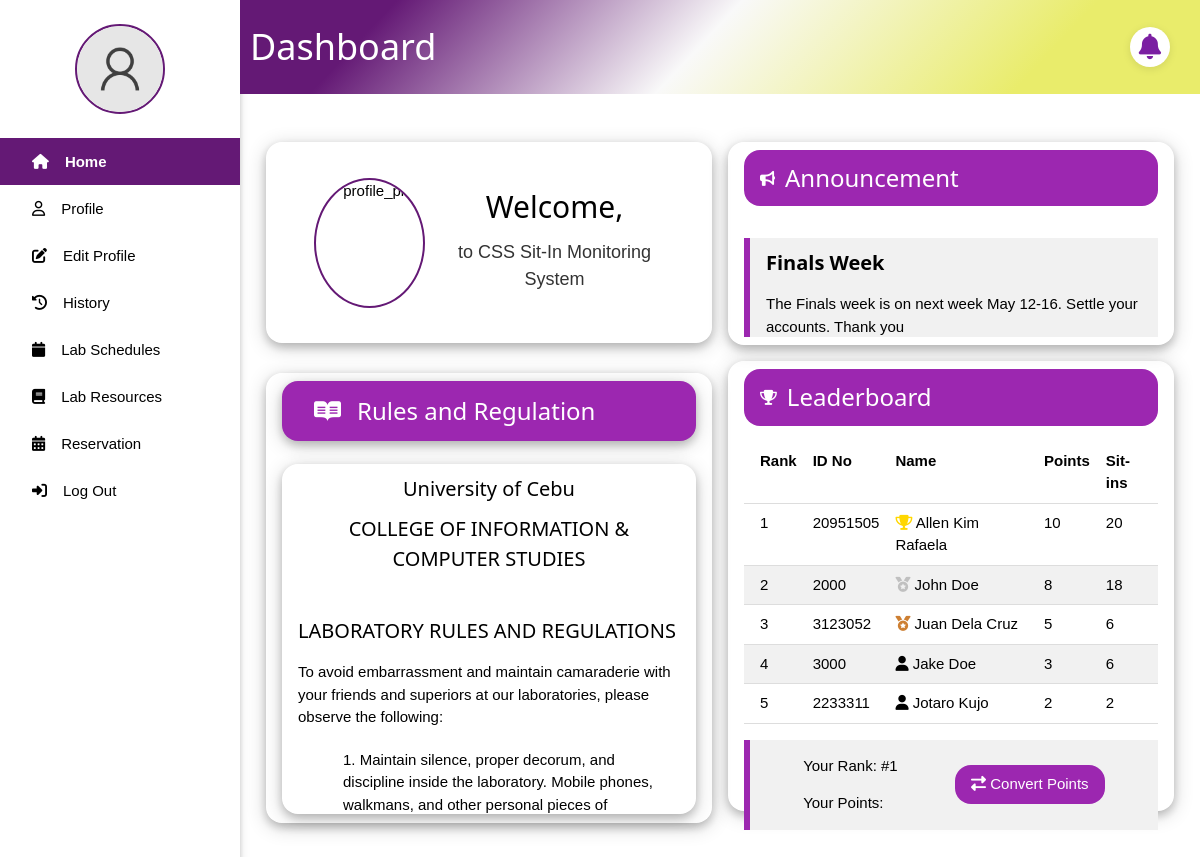
Screenshot of /dashboard.php (signed in) with the database file from the repository.
### tables this page shows
CREATE TABLE `announcement` (
  `ID` int(11) NOT NULL,
  `TITLE` varchar(255) DEFAULT NULL,
  `MESSAGE` text NOT NULL,
  `TIMESTAMP` timestamp NOT NULL DEFAULT current_timestamp() ON UPDATE current_timestamp()
);

CREATE TABLE `user` (
  `ID` int(11) NOT NULL,
  `IDNO` int(11) NOT NULL,
  `LASTNAME` varchar(30) NOT NULL,
  `FIRSTNAME` varchar(30) NOT NULL,
  `MIDDLENAME` varchar(30) DEFAULT NULL,
  `COURSE` varchar(30) NOT NULL,
  `YEAR_LEVEL` int(11) NOT NULL,
  `USERNAME` varchar(30) NOT NULL,
  `PASSWORD` varchar(255) NOT NULL,
  `PROFILE_PIC` varchar(255) NOT NULL DEFAULT 'images/default_pic.png',
  `SESSION_COUNT` int(11) DEFAULT 30,
  `POINTS` int(11) DEFAULT 0
);

### dashboard.php (the view, shortened to what this page needs)
<?php
include_once 'notification_functions.php';
$user = isset($_SESSION['user']) ? $_SESSION['user'] : null;
$sql_announcements = "SELECT * FROM announcement ORDER BY timestamp DESC";
$result_announcements = $conn->query($sql_announcements);
$announcements = [];
if($result_announcements->num_rows > 0){
    while ($row = $result_announcements->fetch_assoc()){
        $announcements[] = $row;
    }
}
$sql_leaderboard = "SELECT u.IDNO, u.FIRSTNAME, u.LASTNAME, u.POINTS,
                    (SELECT COUNT(*) FROM sitin_records sr WHERE sr.IDNO = u.IDNO) as sitin_count
                    FROM user u
                    ORDER BY u.POINTS DESC, sitin_count DESC, u.FIRSTNAME ASC LIMIT 5";
$result_leaderboard = $conn->query($sql_leaderboard);
$leaderboard = [];
if($result_leaderboard->num_rows > 0){
    while ($row = $result_leaderboard->fetch_assoc()){
        $leaderboard[] = $row;
    }
}
$sql_user_rank = "SELECT COUNT(*) as rank FROM user WHERE POINTS > (SELECT POINTS FROM user WHERE IDNO = ?)";
$stmt_user_rank = $conn->prepare($sql_user_rank);
$stmt_user_rank->bind_param("s", $user['IDNO']);
$stmt_user_rank->execute();
$result_user_rank = $stmt_user_rank->get_result()->fetch_assoc();
$user_rank = $result_user_rank['rank'] + 1;
$sql_user_points = "SELECT POINTS FROM user WHERE IDNO = ?";
$stmt_user_points = $conn->prepare($sql_user_points);
$stmt_user_points->bind_param("s", $user['IDNO']);
$stmt_user_points->execute();
$result_user_points = $stmt_user_points->get_result()->fetch_assoc();
$user_points = $result_user_points['POINTS'];
?>
<!DOCTYPE html>
<html lang="en">
<head>
    <link rel="stylesheet" href="w3.css">
    <link rel="stylesheet" href="side_nav.css">
</head>
<body>
<div class="w3-sidebar w3-bar-block w3-collapse w3-card w3-animate-left" style="width:20%;" id="mySidebar">
    <div class="profile w3-center w3-margin w3-padding">
        <?php
        $profile_pic = isset($user['PROFILE_PIC']) ? $user['PROFILE_PIC'] : 'images/default_pic.png';
        ?>
        <img src="<?php echo htmlspecialchars($profile_pic); ?>" alt="profile_pic" style="width: 90px; height:90px;">
    </div>
    <a href="dashboard.php" class="w3-bar-item w3-button active"><i class="fa-solid fa-house w3-padding"></i><span>Home</span></a>
    <a href="#" onclick="document.getElementById('profile').style.display='block'" class="w3-bar-item w3-button"><i class="fa-regular fa-user w3-padding"></i><span>Profile</span></a>
    <a href="profile.php" class="w3-bar-item w3-button"><i class="fa-solid fa-edit w3-padding"></i><span>Edit Profile</span></a>
    <a href="history.php" class="w3-bar-item w3-button"><i class="fa-solid fa-clock-rotate-left w3-padding"></i><span>History</span></a>
    <a href="view_lab_schedules.php" class="w3-bar-item w3-button"><i class="fa-solid fa-calendar w3-padding"></i><span>Lab Schedules</span></a>
    <a href="view_lab_resources.php" class="w3-bar-item w3-button"><i class="fa-solid fa-book w3-padding"></i><span>Lab Resources</span></a>
    <a href="make_reservation.php" class="w3-bar-item w3-button"><i class="fa-solid fa-calendar-days w3-padding"></i><span>Reservation</span></a>
    <a href="logout.php" class="w3-bar-item w3-button"><i class="fa-solid fa-right-to-bracket w3-padding"></i><span>Log Out</span></a>
</div>
<div style="margin-left:20%; z-index: 1; position: relative;">
    <div class="title_page w3-container" style="display: flex; align-items: center;">
        <h1 style="margin-left: 10px; color: #ffff;">Dashboard</h1>
        <div class="notification-bell-container" style="position: relative; margin-left: auto; margin-right: 30px;">
            <button id="notifBell" class="notif-bell-btn">
                <i class="fa fa-bell"></i>
            </button>
        </div>
    </div>
    <div class="w3-row-padding" style="margin: 5% 10px;">
        <div class="w3-col m6">
            <div class="w3-mobile w3-round-xlarge w3-card-4 w3-container w3-padding w3-animate-top" style="margin-bottom: 30px; width: 100%;">
                <div class="w3-center w3-margin w3-padding" style="margin-bottom:0; display: flex; align-items: center; justify-content: center;">
                    <img src="<?php echo htmlspecialchars($user['PROFILE_PIC']); ?>" alt="profile_pic" style="width: 130px; height:130px; margin-right: 20px;">
                    <div>
                        <h2 id="welcome-text">Welcome, <?php echo htmlspecialchars($user['FIRSTNAME']); ?></h2>
                        <p id="typing-text" style="font-size: 18px; color: #333; font-family: Arial, sans-serif; margin-top: 10px;">to CSS Sit-In Monitoring System</p>
                    </div>
                </div>
            </div>
            <div class="w3-mobile w3-round-xlarge w3-card-4 w3-container w3-padding w3-animate-top" style="width: 100%; height: 450px;">
                <div class="w3-mobile w3-round-xlarge w3-card-4 w3-container w3-purple">
                    <h3><i class="fa-brands fa-readme w3-padding"></i>Rules and Regulation</h3>
                </div>
                <br>
                <div class="w3-mobile w3-round-xlarge w3-card-4 w3-container" style="height:350px; overflow-y: auto;">
                    <div class="w3-center">
                        <h4>University of Cebu</h4>
                        <h4>COLLEGE OF INFORMATION & COMPUTER STUDIES</h4>
                    </div>
                    <br>
                    <h4>LABORATORY RULES AND REGULATIONS</h4>
                    <p>To avoid embarrassment and maintain camaraderie with your friends and superiors at our laboratories, please observe the following:</p>
                    <ul>
                        <li>1. Maintain silence, proper decorum, and discipline inside the laboratory. Mobile phones, walkmans, and other personal pieces of equipment must be switched off.</li>
                    </ul>
                </div>
            </div>
        </div>
        <div class="w3-col m6">
            <div class="w3-mobile w3-round-xlarge w3-card-4 w3-container w3-padding w3-margin-bottom w3-animate-top" style="width: 100%;">
                <div class="w3-purple w3-container w3-round-xlarge" style="display: flex; align-items: center;">
                    <i class="fa-solid fa-bullhorn"></i>
                    <h3 style="margin-left: 10px; color: #ffff;">Announcement</h3>
                </div>
                <div id="announcements-list" class="w3-margin-top" style="height:115px; overflow-y: auto;">
                    <?php if (count($announcements) > 0): ?>
                        <?php foreach ($announcements as $announcement): ?>
                            <div class="w3-panel w3-light-gray w3-leftbar w3-border-purple">
                                <h4><strong><?php echo htmlspecialchars($announcement['TITLE']); ?></strong></h4>
                                <p><?php echo htmlspecialchars($announcement['MESSAGE']); ?></p>
                            </div>
                        <?php endforeach; ?>
                    <?php else: ?>
                        <p style="font-size: 18px; color: #333; font-family: Arial, sans-serif; margin-top: 20px;">No announcement for today.</p>
                    <?php endif; ?>
                </div>
            </div>
            <div class="w3-mobile w3-round-xlarge w3-card-4 w3-container w3-padding w3-animate-top" style="width: 100%; height: 450px;">
                <div class="w3-purple w3-container w3-round-xlarge" style="display: flex; align-items: center;">
                    <i class="fa-solid fa-trophy"></i>
                    <h3 style="margin-left: 10px; color: #ffff;">Leaderboard</h3>
                </div>
                <div class="w3-margin-top">
                    <table class="w3-table w3-bordered w3-striped">
                        <thead>
                            <tr>
                                <th>Rank</th>
                                <th>ID No</th>
                                <th>Name</th>
                                <th>Points</th>
                                <th>Sit-ins</th>
                            </tr>
                        </thead>
                        <tbody>
                            <?php if (count($leaderboard) > 0): ?>
                                <?php foreach ($leaderboard as $index => $leader): ?>
                                    <?php
                                        $icon = '<i class="fa-solid fa-user leaderboard-icon"></i>';
                                        if ($index === 0) {
                                            $icon = '<i class="fa-solid fa-trophy leaderboard-icon" style="color:gold;"></i>';
                                        } elseif ($index === 1) {
                                            $icon = '<i class="fa-solid fa-medal leaderboard-icon" style="color:silver;"></i>';
                                        } elseif ($index === 2) {
                                            $icon = '<i class="fa-solid fa-medal leaderboard-icon" style="color:#cd7f32;"></i>';
                                        }
                                    ?>
                                    <tr>
                                        <td><?php echo $index + 1; ?></td>
                                        <td><?php echo htmlspecialchars($leader['IDNO']); ?></td>
                                        <td><?php echo $icon . ' ' . htmlspecialchars($leader['FIRSTNAME'] . ' ' . $leader['LASTNAME']); ?></td>
                                        <td><?php echo htmlspecialchars($leader['POINTS']); ?></td>
                                        <td><?php echo htmlspecialchars($leader['sitin_count']); ?></td>
                                    </tr>
                                <?php endforeach; ?>
                            <?php else: ?>
                                <tr>
                                    <td colspan="5">No leaderboard data available.</td>
                                </tr>
                            <?php endif; ?>
                        </tbody>
                    </table>
                    <div class="w3-panel w3-light-gray w3-leftbar w3-border-purple w3-margin-top" style="display: flex; align-items: center; justify-content: space-between;">
                        <div>
                            <p>Your Rank: #<?php echo $user_rank; ?></p>
                            <p>Your Points: <?php echo $user_points; ?></p>
                        </div>
                        <button onclick="document.getElementById('pointsConversion').style.display='block'" class="w3-button w3-purple w3-round-xlarge" style="margin-left: 20px; min-width: 150px;">
                            <i class="fa-solid fa-exchange-alt"></i> Convert Points
                        </button>
                    </div>
                </div>
            </div>
        </div>
    </div>
</div>
</body>
</html>

### w3.css (style rules this page uses)
html { box-sizing:border-box }
*,*:before,*:after { box-sizing:inherit }
html { -ms-text-size-adjust:100%;-webkit-text-size-adjust:100% }
body { margin:0 }
a { background-color:transparent }
b,strong { font-weight:bolder }
img { border-style:none }
button,input,select,textarea,optgroup { font:inherit;margin:0 }
button,input { overflow:visible }
button,select { text-transform:none }
button,[type=button],[type=reset],[type=submit] { -webkit-appearance:button }
html,body { font-family:Verdana,sans-serif;font-size:15px;line-height:1.5 }
html { overflow-x:hidden }
h1 { font-size:36px }
h2 { font-size:30px }
h3 { font-size:24px }
h4 { font-size:20px }
h1,h2,h3,h4,h5,h6 { font-family:"Segoe UI",Arial,sans-serif;font-weight:400;margin:10px 0 }
img { vertical-align:middle }
a { color:inherit }
.w3-table,.w3-table-all { border-collapse:collapse;border-spacing:0;width:100%;display:table }
.w3-bordered tr,.w3-table-all tr { border-bottom:1px solid #ddd }
.w3-striped tbody tr:nth-child(even) { background-color:#f1f1f1 }
.w3-table td,.w3-table th,.w3-table-all td,.w3-table-all th { padding:8px 8px;display:table-cell;text-align:left;vertical-align:top }
.w3-table th:first-child,.w3-table td:first-child,.w3-table-all th:first-child,.w3-table-all td:first-child { padding-left:16px }
.w3-btn,.w3-button { border:none;display:inline-block;padding:8px 16px;vertical-align:middle;overflow:hidden;text-decoration:none;color:inherit;background-color:inherit;text-align:center;cursor:pointer;white-space:nowrap }
.w3-btn,.w3-button { -webkit-touch-callout:none;-webkit-user-select:none;-khtml-user-select:none;-moz-user-select:none;-ms-user-select:none;user-select:none }
.w3-sidebar { height:100%;width:200px;background-color:#fff;position:fixed!important;z-index:1;overflow:auto }
.w3-bar-block .w3-bar-item { width:100%;display:block;padding:8px 16px;text-align:left;border:none;white-space:normal;float:none;outline:0 }
.w3-container:after,.w3-container:before,.w3-panel:after,.w3-panel:before,.w3-row:after,.w3-row:before,.w3-row-padding:after,.w3-row-padding:before, .w3-cell-row:before,.w3-cell-row:after,.w3-clear:after,.w3-clear:before,.w3-bar:before,.w3-bar:after { content:"";display:table;clear:both }
.w3-col,.w3-half,.w3-third,.w3-twothird,.w3-threequarter,.w3-quarter { float:left;width:100% }
@media (min-width:601px) { .w3-col.m6,.w3-half { width:49.99999% } }
@media (min-width:993px) { .w3-sidebar.w3-collapse { display:block!important } }
.w3-round-xlarge { border-radius:16px }
.w3-row-padding,.w3-row-padding>.w3-half,.w3-row-padding>.w3-third,.w3-row-padding>.w3-twothird,.w3-row-padding>.w3-threequarter,.w3-row-padding>.w3-quarter,.w3-row-padding>.w3-col { padding:0 8px }
.w3-container,.w3-panel { padding:0.01em 16px }
.w3-panel { margin-top:16px;margin-bottom:16px }
.w3-card,.w3-card-2 { box-shadow:0 2px 5px 0 rgba(0,0,0,0.16),0 2px 10px 0 rgba(0,0,0,0.12) }
.w3-card-4,.w3-hover-shadow:hover { box-shadow:0 4px 10px 0 rgba(0,0,0,0.2),0 4px 20px 0 rgba(0,0,0,0.19) }
.w3-animate-top { position:relative;animation:animatetop 0.4s }
.w3-animate-left { position:relative;animation:animateleft 0.4s }
.w3-center { text-align:center!important }
.w3-leftbar { border-left:6px solid #ccc!important }
.w3-margin { margin:16px!important }
.w3-margin-top { margin-top:16px!important }
.w3-margin-bottom { margin-bottom:16px!important }
.w3-padding { padding:8px 16px!important }
.w3-purple,.w3-hover-purple:hover { color:#fff!important;background-color:#9c27b0!important }
.w3-light-grey,.w3-hover-light-grey:hover,.w3-light-gray,.w3-hover-light-gray:hover { color:#000!important;background-color:#f1f1f1!important }
.w3-border-purple,.w3-hover-border-purple:hover { border-color:#9c27b0!important }

### side_nav.css (style rules this page uses)
.title_page { position: sticky; top: 0; z-index: 1000; padding: 10px 0; background: rgb(100,25,117); background: linear-gradient(133deg, rgba(100,25,117,1) 15%, rgba(249,249,249,1) 48%, rgba(233,236,107,1) 82%); }
.active { background-color:rgba(100,25,117,1); color: white; font-weight: bold; }

### dashboard.php (style rules this page uses)
img { border: 2px solid rgba(100,25,117,1); border-radius: 50%; }
ul li { list-style-type: none; padding: 5px; }
.notif-bell-btn { background: #fff; border-radius: 50%; width: 40px; height: 40px; display: flex; align-items: center; justify-content: center; box-shadow: 0 2px 8px rgba(0,0,0,0.10); border: none; position: relative; transition: box-shadow 0.2s; }
.notif-bell-btn i.fa-bell { color: #7b1fa2 !important; font-size: 1.7em; }

### rows the page displays
announcement: TITLE "Finals Week", MESSAGE "The Finals week is on next week May 12-16. Settle your accounts. Thank you"
user: IDNO "20951505", FIRSTNAME+LASTNAME "Allen Kim Rafaela", POINTS "10", sitin_count "20"
user: IDNO "2000", FIRSTNAME+LASTNAME "John Doe", POINTS "8", sitin_count "18"
user: IDNO "3123052", FIRSTNAME+LASTNAME "Juan Dela Cruz", POINTS "5", sitin_count "6"
user: IDNO "3000", FIRSTNAME+LASTNAME "Jake Doe", POINTS "3", sitin_count "6"
user: IDNO "2233311", FIRSTNAME+LASTNAME "Jotaro Kujo", POINTS "2", sitin_count "2"

### other values shown
$user_rank "1"
